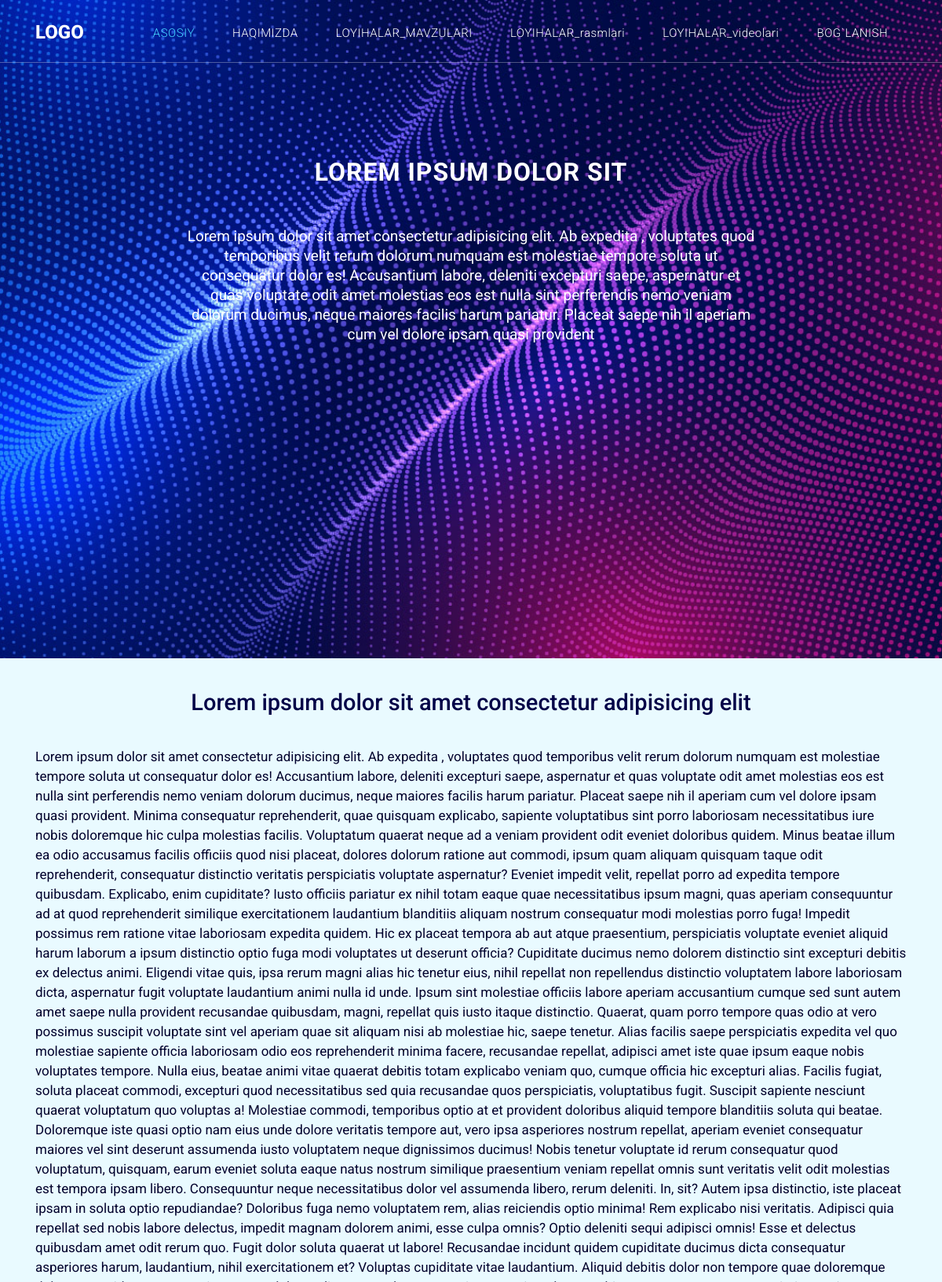
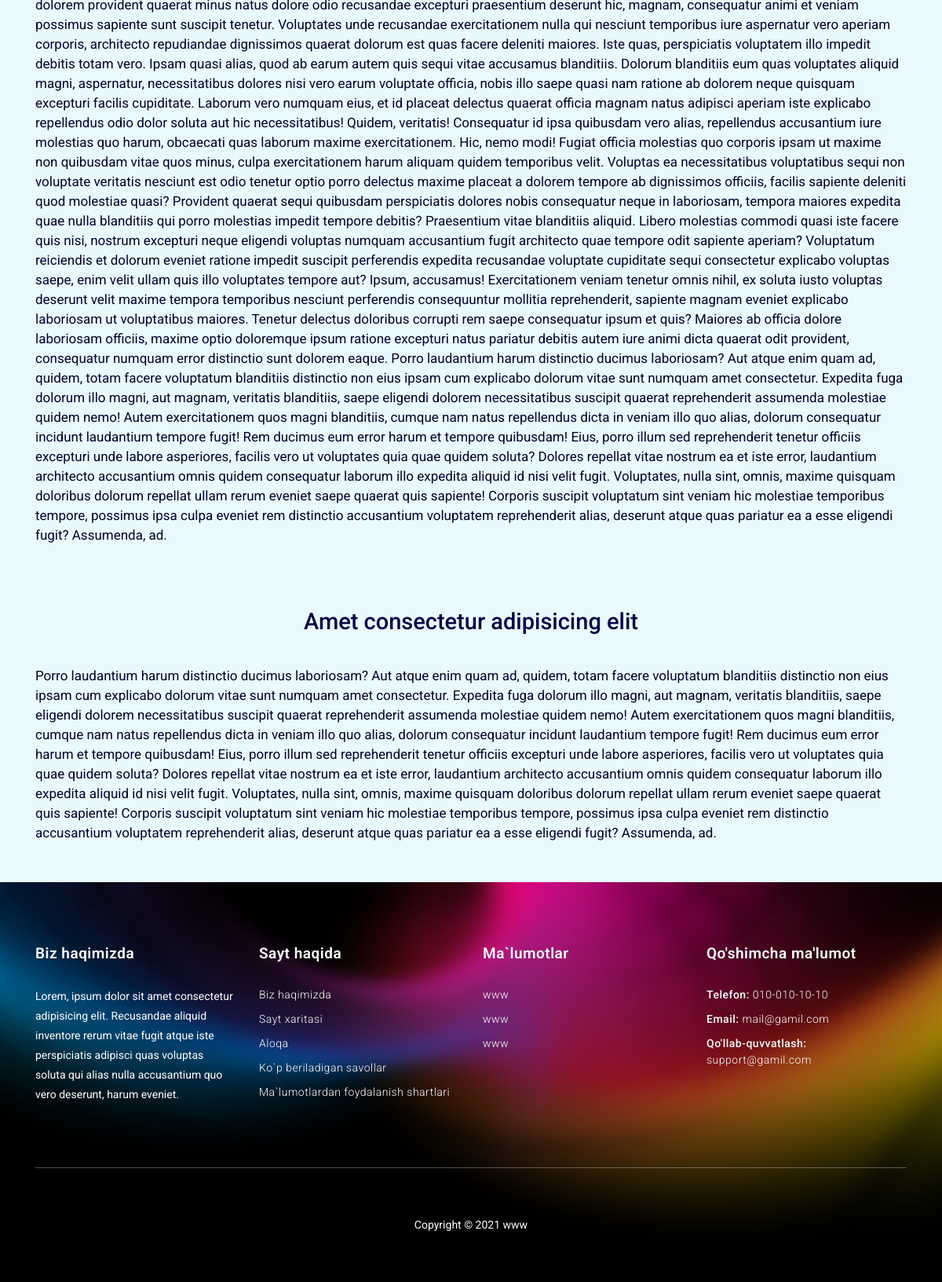
The page / on the database its author committed (2 pictures, top to bottom).
### mainapp/models.py (models this page shows, shortened)
class Home(models.Model):
    title = models.CharField(max_length=100)
    text = models.TextField(max_length=500)

class Hometext(models.Model):
    title = models.CharField(max_length=150)
    text = models.TextField()

### mainapp/views.py (the view)
# urls.py: path('',views.index, name='index'),
def index(request):
    post = Home.objects.all()
    post2 = Hometext.objects.all()
    context = {
        'post' : post,
        'post2' : post2
    }
    return render(request, 'index.html', context)

### templates/index.html (shortened to what this page needs)
{% load static %}
<!DOCTYPE html>
<html lang="en">
  <head>
    <link href="https://cdn.jsdelivr.net/npm/bootstrap@5.0.2/dist/css/bootstrap.min.css" rel="stylesheet">
    <link href="{% static 'vendor/bootstrap/css/bootstrap.min.css' %}" rel="stylesheet">
    <link rel="stylesheet" href="{% static 'assets/css/fontawesome.css' %}">
    <link rel="stylesheet" href="{% static 'assets/css/templatemo-host-cloud.css' %}">
    <link rel="stylesheet" href="{% static 'assets/css/owl.css' %}">
  </head>
  <body>
    <header class="">
      <nav class="navbar navbar-expand-lg">
        <div class="container">
          <a class="navbar-brand" href="{% url 'index' %}"><h2>LOGO</h2></a>
          <div class="collapse navbar-collapse" id="navbarResponsive">
            <ul class="navbar-nav ml-auto">
              <li class="nav-item active">
                <a class="nav-link" href="{% url 'index' %}">ASOSIY
                </a>
              </li>
              <li class="nav-item">
                <a class="nav-link" href="{% url 'about' %}"> HAQIMIZDA</a>
              </li>
              <li class="nav-item">
                <a class="nav-link" href="{% url 'loyihalar' %}">LOYIHALAR_MAVZULARI</a>
              </li>
              <li class="nav-item">
                <a class="nav-link" href="{% url 'rasmlar' %}">LOYIHALAR_rasmlari</a>
              </li>
              <li class="nav-item">
                <a class="nav-link" href="{% url 'videolar' %}">LOYIHALAR_videolari</a>
              </li>
              <li class="nav-item">
                <a class="nav-link" href="{% url 'contact' %}">BOG`LANISH</a>
              </li>
            </ul>
          </div>
        </div>
      </nav>
    </header>
    <div class="banner">
      <div class="container">
        <div class="row">
          <div class="col-md-8 offset-md-2">
            <div class="header-text caption">
              {% for i in post  %}
              <h2>{{ i.title }}</h2>
              <p class="banner-p">{{ i.text }}</p>
              {% endfor %}
            </div>
          </div>
        </div>
      </div>
    </div>
    <div class="container">
      {% for i in post2  %}
      <h4 class="container-h4 text-center mt-2 mb-2">{{ i.title }}</h4>
      <p class="container-p">
          {{ i.text }}
      </p>
      {% endfor %}
       </div>
    <footer>
      <div class="container">
        <div class="row">
          <div class="col-md-3 col-sm-6 col-xs-12">
            <div class="footer-item">
              <div class="footer-heading">
                <h2>Biz haqimizda</h2>
              </div>
              <p>Lorem, ipsum dolor sit amet consectetur adipisicing elit. Recusandae aliquid inventore rerum vitae fugit atque iste perspiciatis adipisci quas voluptas soluta qui alias nulla accusantium quo vero deserunt, harum eveniet.</p>
            </div>
          </div>
          <div class="col-md-3 col-sm-6 col-xs-12">
            <div class="footer-item">
              <div class="footer-heading">
                <h2>Sayt haqida</h2>
              </div>
              <ul class="footer-list">
                <li><a href="#.">Biz haqimizda</a></li>
                <li><a href="#.">Sayt xaritasi</a></li>
                <li><a href="#.">Aloqa</a></li>
                <li><a href="#.">Ko`p beriladigan savollar</a></li>
                <li><a href="#.">Ma`lumotlardan foydalanish shartlari</a></li>
              </ul>
            </div>
          </div>
          <div class="col-md-3 col-sm-6 col-xs-12">
            <div class="footer-item">
              <div class="footer-heading">
                <h2>Ma`lumotlar</h2>
              </div>
              <ul class="footer-list">
                <li><a href="#.">www</a></li>
                <li><a href="#.">www</a></li>
                <li><a href="#.">www</a></li>
              </ul>
            </div>
          </div>
          <div class="col-md-3 col-sm-6 col-xs-12">
            <div class="footer-item">
              <div class="footer-heading">
                <h2>Qo'shimcha ma'lumot</h2>
              </div>
              <ul class="footer-list">
                <li>Telefon: <a href="#">010-010-10-10</a></li>
                <li>Email: <a href="#">mail@gamil.com</a></li>
                <li>Qo'llab-quvvatlash: <a href="#">support@gamil.com</a></li>
              </ul>
            </div>
          </div>
          <div class="col-md-12">
            <div class="sub-footer">
              <p>Copyright &copy; 2021 <a rel="nofollow" href="#.">www</a></p>
            </div>
          </div>
        </div>
      </div>
    </footer>
  </body>
</html>

### static/assets/css/templatemo-host-cloud.css (style rules this page uses)
body { font-family: 'Roboto', sans-serif; transition: all 0.5s; }
p { margin-bottom: 0px; font-size: 14px; color: #6a6a6a; line-height: 25px; }
.banner-p { color: #fff; font-size: 19px; font-weight: 400; }
a { text-decoration: none!important; }
header { position: fixed; z-index: 99999; width: 100%; background-color: transparent!important; border-bottom: 1px solid rgba(250,250,250,0.30); height: 80px; -webkit-transition: all .5s ease 0s; -moz-transition: all .5s ease 0s; -o-transition: all .5s ease 0s; transition: all .5s ease 0s; }
.navbar .navbar-brand { float: left; margin-top: 12px; outline: none; }
.navbar .navbar-brand h2 { color: #fff; text-transform: uppercase; font-size: 24px; font-weight: 800; -webkit-transition: all .3s ease 0s; -moz-transition: all .3s ease 0s; -o-transition: all .3s ease 0s; transition: all .3s ease 0s; }
#navbarResponsive { z-index: 999; }
.navbar-collapse { text-align: center; }
.navbar .navbar-nav .nav-item { margin: 0px 15px; }
.navbar .navbar-nav a.nav-link { text-transform: capitalize; font-size: 15px; font-weight: 300; letter-spacing: 0.5px; color: #fff; transition: all 0.5s; margin-top: 5px; }
.navbar .navbar-nav .nav-link:hover, .navbar .navbar-nav .active>.nav-link, .navbar .navbar-nav .nav-link.active, .navbar .navbar-nav .nav-link.show, .navbar .navbar-nav .show>.nav-link { color: #44d3ff; }
.container-h4 { margin-top: 50px; padding: 30px; font-size: 29px; font-weight: 500; color: #010047; }
.container-p { font-size: 17px; margin-bottom: 50px; color: #01002c; font-weight: 400; }
.banner { background-image: url(../images/banner-bg.jpg); background-size: cover; background-repeat: no-repeat; padding-top: 200px; padding-bottom: 400px; background-position: center center; }
.banner .caption { text-align: center; }
.banner .caption h2 { text-transform: uppercase; letter-spacing: 1px; margin-top: 0px; margin-bottom: 50px; font-size: 32px; font-weight: 700; color: #fff; }
footer { background-image: url(../images/footer-bg.jpg); background-repeat: no-repeat; background-size: cover; background-position: center center; padding: 80px 0px 60px 0px; }
footer .footer-heading h2 { color: #fff; font-size: 19px; font-weight: 600; letter-spacing: 0.5px; margin-bottom: 30px; }
footer p { color: #fff; }
footer ul { padding: 0; margin: 0; list-style: none; }
footer ul li { margin-bottom: 10px; font-size: 14px; font-weight: 500; color: #fff; letter-spacing: 0.5px; }
footer ul li:last-child { margin-bottom: 0px; }
footer ul li a { color: #fff; font-size: 14px; font-weight: 300; transition: all 0.3s; }
footer .sub-footer { text-align: center; margin-top: 80px; border-top: 1px solid rgba(250,250,250,0.30); padding-top: 60px; }
footer .sub-footer a { color: #FFF; }
*, *::before, *::after { margin: 0; padding: 0; box-sizing: border-box; }
html { font-family: 'Roboto', sans-serif; font-size: 18px; }

### templates/index.html (style rules this page uses)
body { background-color: rgb(233, 250, 255); }

### rows shown on the page
Home: title "LOREM IPSUM DOLOR SIT", text "Lorem ipsum dolor sit amet consectetur adipisicing elit. Ab expedita , voluptates quod temporibus velit rerum dolorum numquam est molestiae tempore soluta ut consequatur dolor es! Accusantium labore, deleniti excepturi saepe, aspernatur et quas voluptate odit amet molestias eos est nulla sint perferendis nemo veniam dolorum ducimus, neque maiores facilis harum pariatur. Placeat saepe nih il aperiam cum vel dolore ipsam quasi provident"
Hometext: title "Lorem ipsum dolor sit amet consectetur adipisicing elit", text "Lorem ipsum dolor sit amet consectetur adipisicing elit. Ab expedita , voluptates quod temporibus velit rerum dolorum numquam est molestiae tempore soluta ut consequatur dolor es! Accusantium labore, deleniti excepturi saepe, aspernatur et quas voluptate odit amet molestias eos est nulla sint perferendis nemo veniam dolorum ducimus, neque maiores facilis harum pariatur. Placeat saepe nih il aperiam cum vel dolore ipsam quasi provident. Minima consequatur reprehenderit, quae quisquam explicabo, sapiente voluptatibus sint porro laboriosam necessitatibus iure nobis doloremque hic culpa molestias facilis. Voluptatum quaerat neque ad a veniam provident odit eveniet doloribus quidem. Minus beatae…"
Hometext: title "Amet consectetur adipisicing elit", text "Porro laudantium harum distinctio ducimus laboriosam? Aut atque enim quam ad, quidem, totam facere voluptatum blanditiis distinctio non eius ipsam cum explicabo dolorum vitae sunt numquam amet consectetur. Expedita fuga dolorum illo magni, aut magnam, veritatis blanditiis, saepe eligendi dolorem necessitatibus suscipit quaerat reprehenderit assumenda molestiae quidem nemo! Autem exercitationem quos magni blanditiis, cumque nam natus repellendus dicta in veniam illo quo alias, dolorum consequatur incidunt laudantium tempore fugit! Rem ducimus eum error harum et tempore quibusdam! Eius, porro illum sed reprehenderit tenetur officiis excepturi unde labore asperiores, facilis vero ut voluptates…"
